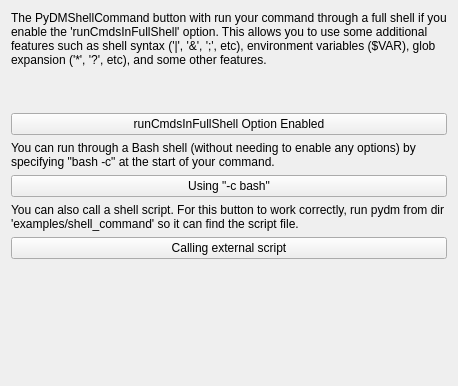
<?xml version="1.0" encoding="UTF-8"?>
<ui version="4.0">
 <class>Form</class>
 <widget class="QWidget" name="Form">
  <property name="geometry">
   <rect>
    <x>0</x>
    <y>0</y>
    <width>458</width>
    <height>386</height>
   </rect>
  </property>
  <property name="windowTitle">
   <string>Form</string>
  </property>
  <layout class="QVBoxLayout" name="verticalLayout">
   <item>
    <widget class="QLabel" name="label">
     <property name="sizePolicy">
      <sizepolicy hsizetype="Preferred" vsizetype="Maximum">
       <horstretch>0</horstretch>
       <verstretch>0</verstretch>
      </sizepolicy>
     </property>
     <property name="text">
      <string>&lt;html&gt;&lt;head/&gt;&lt;body&gt;&lt;p&gt;The PyDMShellCommand button with run your command through a full shell if you enable the 'runCmdsInFullShell' option. This allows you to use some additional features such as shell syntax ('|', '&amp;amp;', ';', etc), environment variables ($VAR), glob expansion ('*', '?', etc), and some other features.&lt;/p&gt;&lt;p&gt;&lt;br/&gt;&lt;/p&gt;&lt;/body&gt;&lt;/html&gt;</string>
     </property>
     <property name="wordWrap">
      <bool>true</bool>
     </property>
    </widget>
   </item>
   <item>
    <widget class="PyDMShellCommand" name="PyDMShellCommand">
     <property name="toolTip">
      <string/>
     </property>
     <property name="whatsThis">
      <string/>
     </property>
     <property name="text">
      <string>runCmdsInFullShell Option Enabled</string>
     </property>
     <property name="alarmSensitiveContent" stdset="0">
      <bool>false</bool>
     </property>
     <property name="alarmSensitiveBorder" stdset="0">
      <bool>true</bool>
     </property>
     <property name="PyDMToolTip" stdset="0">
      <string/>
     </property>
     <property name="channel" stdset="0">
      <string/>
     </property>
     <property name="showConfirmDialog" stdset="0">
      <bool>false</bool>
     </property>
     <property name="confirmMessage" stdset="0">
      <string>Are you sure you want to proceed?</string>
     </property>
     <property name="environmentVariables" stdset="0">
      <string/>
     </property>
     <property name="showIcon" stdset="0">
      <bool>true</bool>
     </property>
     <property name="redirectCommandOutput" stdset="0">
      <bool>true</bool>
     </property>
     <property name="allowMultipleExecutions" stdset="0">
      <bool>false</bool>
     </property>
     <property name="titles" stdset="0">
      <stringlist/>
     </property>
     <property name="commands" stdset="0">
      <stringlist>
       <string>echo Fist; echo Second</string>
      </stringlist>
     </property>
     <property name="passwordProtected" stdset="0">
      <bool>false</bool>
     </property>
     <property name="password" stdset="0">
      <string/>
     </property>
     <property name="protectedPassword" stdset="0">
      <string/>
     </property>
     <property name="runCommandsInBash" stdset="0">
      <bool>true</bool>
     </property>
    </widget>
   </item>
   <item>
    <widget class="QLabel" name="label_2">
     <property name="text">
      <string>You can run through a Bash shell (without needing to enable any options) by specifying &quot;bash -c&quot; at the start of your command.  </string>
     </property>
     <property name="wordWrap">
      <bool>true</bool>
     </property>
    </widget>
   </item>
   <item>
    <widget class="PyDMShellCommand" name="PyDMShellCommand_3">
     <property name="toolTip">
      <string/>
     </property>
     <property name="whatsThis">
      <string/>
     </property>
     <property name="text">
      <string>Using &quot;-c bash&quot;</string>
     </property>
     <property name="alarmSensitiveContent" stdset="0">
      <bool>false</bool>
     </property>
     <property name="alarmSensitiveBorder" stdset="0">
      <bool>true</bool>
     </property>
     <property name="PyDMToolTip" stdset="0">
      <string/>
     </property>
     <property name="channel" stdset="0">
      <string/>
     </property>
     <property name="showConfirmDialog" stdset="0">
      <bool>false</bool>
     </property>
     <property name="confirmMessage" stdset="0">
      <string>Are you sure you want to proceed?</string>
     </property>
     <property name="environmentVariables" stdset="0">
      <string/>
     </property>
     <property name="showIcon" stdset="0">
      <bool>true</bool>
     </property>
     <property name="redirectCommandOutput" stdset="0">
      <bool>true</bool>
     </property>
     <property name="allowMultipleExecutions" stdset="0">
      <bool>false</bool>
     </property>
     <property name="titles" stdset="0">
      <stringlist/>
     </property>
     <property name="commands" stdset="0">
      <stringlist>
       <string>bash -c &quot;echo 'Hello One'; echo 'Hello two'&quot;</string>
      </stringlist>
     </property>
     <property name="passwordProtected" stdset="0">
      <bool>false</bool>
     </property>
     <property name="password" stdset="0">
      <string/>
     </property>
     <property name="protectedPassword" stdset="0">
      <string/>
     </property>
     <property name="runCommandsInBash" stdset="0">
      <bool>false</bool>
     </property>
    </widget>
   </item>
   <item>
    <widget class="QLabel" name="label_3">
     <property name="text">
      <string>You can also call a shell script. For this button to work correctly, run pydm from dir 'examples/shell_command' so it can find the script file.</string>
     </property>
     <property name="wordWrap">
      <bool>true</bool>
     </property>
    </widget>
   </item>
   <item>
    <widget class="PyDMShellCommand" name="PyDMShellCommand_2">
     <property name="toolTip">
      <string/>
     </property>
     <property name="text">
      <string>Calling external script</string>
     </property>
     <property name="alarmSensitiveContent" stdset="0">
      <bool>false</bool>
     </property>
     <property name="alarmSensitiveBorder" stdset="0">
      <bool>true</bool>
     </property>
     <property name="PyDMToolTip" stdset="0">
      <string/>
     </property>
     <property name="channel" stdset="0">
      <string/>
     </property>
     <property name="showConfirmDialog" stdset="0">
      <bool>false</bool>
     </property>
     <property name="confirmMessage" stdset="0">
      <string>Are you sure you want to proceed?</string>
     </property>
     <property name="environmentVariables" stdset="0">
      <string/>
     </property>
     <property name="showIcon" stdset="0">
      <bool>true</bool>
     </property>
     <property name="redirectCommandOutput" stdset="0">
      <bool>true</bool>
     </property>
     <property name="allowMultipleExecutions" stdset="0">
      <bool>false</bool>
     </property>
     <property name="titles" stdset="0">
      <stringlist>
       <string>Print &quot;Hello, World!&quot; to terminal</string>
       <string>Print current working directory to terminal</string>
      </stringlist>
     </property>
     <property name="commands" stdset="0">
      <stringlist>
       <string>./example_cmd.sh</string>
      </stringlist>
     </property>
     <property name="passwordProtected" stdset="0">
      <bool>false</bool>
     </property>
     <property name="password" stdset="0">
      <string/>
     </property>
     <property name="protectedPassword" stdset="0">
      <string/>
     </property>
     <property name="runCommandsInBash" stdset="0">
      <bool>false</bool>
     </property>
    </widget>
   </item>
   <item>
    <spacer name="verticalSpacer">
     <property name="orientation">
      <enum>Qt::Vertical</enum>
     </property>
     <property name="sizeHint" stdset="0">
      <size>
       <width>20</width>
       <height>40</height>
      </size>
     </property>
    </spacer>
   </item>
  </layout>
 </widget>
 <customwidgets>
  <customwidget>
   <class>PyDMShellCommand</class>
   <extends>QPushButton</extends>
   <header>pydm.widgets.shell_command</header>
  </customwidget>
 </customwidgets>
 <resources/>
 <connections/>
</ui>
